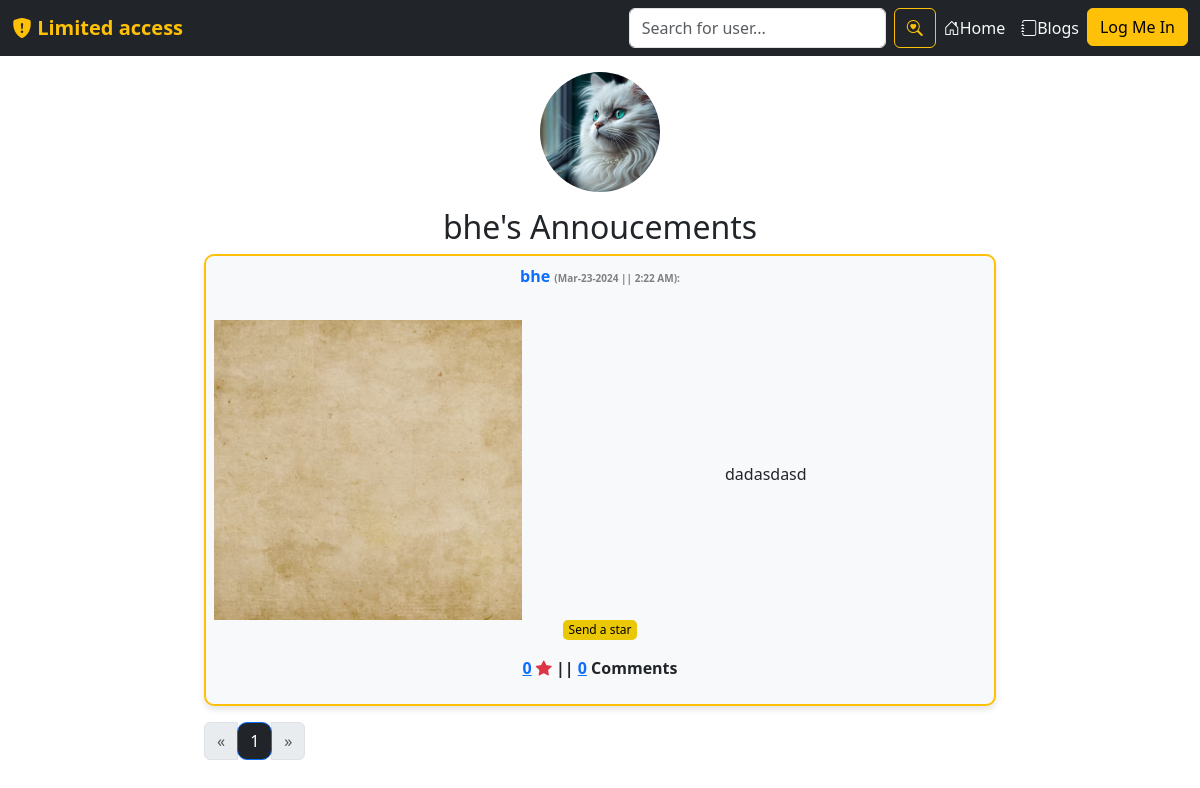
The app's page /bhe/announcements/, older data.
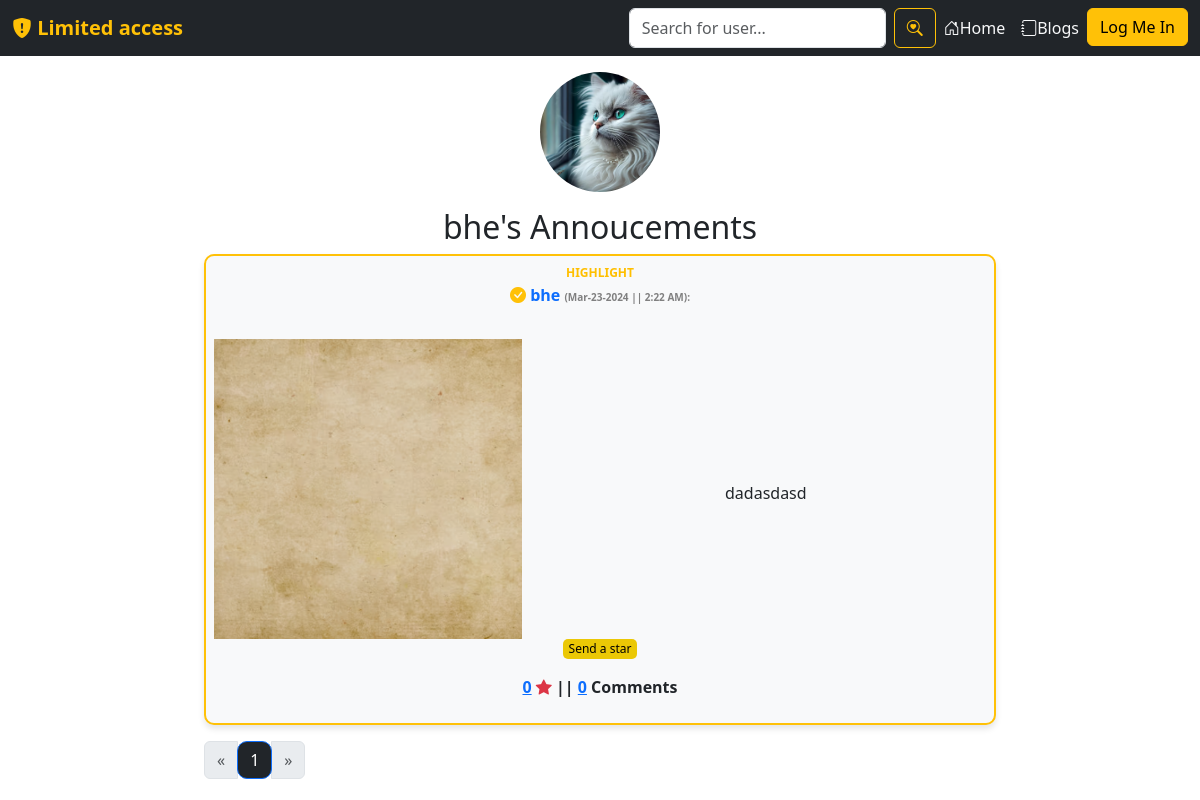
The same page, newer data.
### users/models.py (models this page shows, shortened)
class BulletinBoard(models.Model):
    id = models.UUIDField(primary_key=True, default=uuid.uuid4)
    user = models.CharField(max_length=100)
    content = models.TextField()
    image = models.ImageField(default='read-me.jpg', upload_to='announcement_pics')
    liked = models.ManyToManyField(User, default=None, blank=True, related_name='liked')
    created_at = models.DateTimeField(default=datetime.now)
    no_of_likes = models.IntegerField(default=0)
    no_of_comments = models.IntegerField(default=0)
    highlight = models.BooleanField(default=False)

### users/views.py (the view)
# urls.py: path('<str:username>/announcements/', views.user_announcements, name='user-announcements'),
def user_announcements(request, username):
    profile = get_object_or_404(Profile, user__username=username)
    announcement_list = BulletinBoard.objects.filter(user=username).order_by('-created_at')
    paginator = Paginator(announcement_list, 18)
    page_number = request.GET.get('page', 1)
    try:
        announcements = paginator.page(page_number)
    except PageNotAnInteger:
        announcements = paginator.page(1)
    except EmptyPage:
        announcements = paginator.page(paginator.num_pages)
    return render(request, 'users/user-announcements.html', {'announcements': announcements, 'username': username, 'profile':profile})

### users/templates/users/user-announcements.html (shortened to what the changed rows need)
{% extends 'users/base.html' %}
{% block content %}
        <div class="text-center pt-3">
            <h2>{{profile.user}}'s Annoucements</h2>
        </div>
        <div class="row justify-content-center">
            <div class="col-md-8 text-center">
                {% for post in announcements %}
                <div class="bg-light border border-2 border-warning p-2 mb-3" style="
                border-radius:10px;
                box-shadow: 0 4px 6px rgba(0, 0, 0, 0.1);
                ">
                <div class="">
                    {% if post.highlight %}
                    <p style="font-size:12px;
                            font-weight:bolder; color:rgb(255, 191, 0);
                            margin-bottom: 1px;">HIGHLIGHT</p>
                        {% endif %}
                    <p class="fw-bold text-warning">
                        <a href="{% url 'profile' username=post.user %}" style="text-decoration: none;">
                            {% if post.highlight %}
                            <i class="bi bi-check-circle-fill text-warning"></i>
                            {% endif %}
                            <span>{{ post.user }}</span>
                        </a>
                            <span style="font-size:10px; color:gray;">
                            ({{ post.created_at|date:"M-d-Y" }} || {{ post.created_at|time:"g:i A" }}):
                        </span>
                    </p>
                <div class="row align-items-center pt-3">
                    <div class="col-lg-5">
                        <a href="{{ post.image.url }}" data-lightbox="image">
                            <img src="{{ post.image.url }}" style="object-fit:cover; width:100%; height: 300px;">
                        </a>
                    </div>
                    <div class="col-lg-7">
                        <p class="text-muted my-4" style="text-align: left;">
                            <div class="bulletin-post" id="post{{ post.id }}">
                                {{ post.content|truncatewords:60 }}
                            </div>
                        </p>
                    </div>
                </div>
            </div>
            <form action="{% url 'users:like-post' %}" method="POST" class="like-form" id="{{post.id}}">
                <p class="fst-italic" style="font-size:12px;">
                    {% if user not in post.liked.all %}
                    <button type="submit" style="border:none; border-radius:5px; background-color:#ebc805;" class="like-btn{{post.id}}">
                        Send a star
                    </button>
                    {% else %}
                    <button type="submit" style="border:none; border-radius:5px; background-color:#ebc805;" class="like-btn{{post.id}}">
                        Unsend star
                    </button>
                    {% endif %}
                    <div class="d-inline fw-bold">
                        <a href="{% url 'users:likers' post.id %}"
                        {% comment %} data-bs-toggle="modal" data-bs-target="#likersModal"> {% endcomment %}
                            <span class="like-count{{post.id}}">{{ post.no_of_likes }}</a></span>
                        <span><i class="bi bi-star-fill text-danger"></i></span> ||
                        <a href="{% url 'users:likers' post.id %}">
                            <span>{{ post.no_of_comments }}</span></a>
                            {% if post.no_of_comments == 1 %}Comment
                            {%else%} Comments {% endif %}
                    </div>
                </p>
            </form>
        </div>
                {% endfor %}
            </div>
        </div>
{% endblock %}

Row changes from the older to the newer data that the page shows:
changed BulletinBoard "bhe": now shows "HIGHLIGHT"
